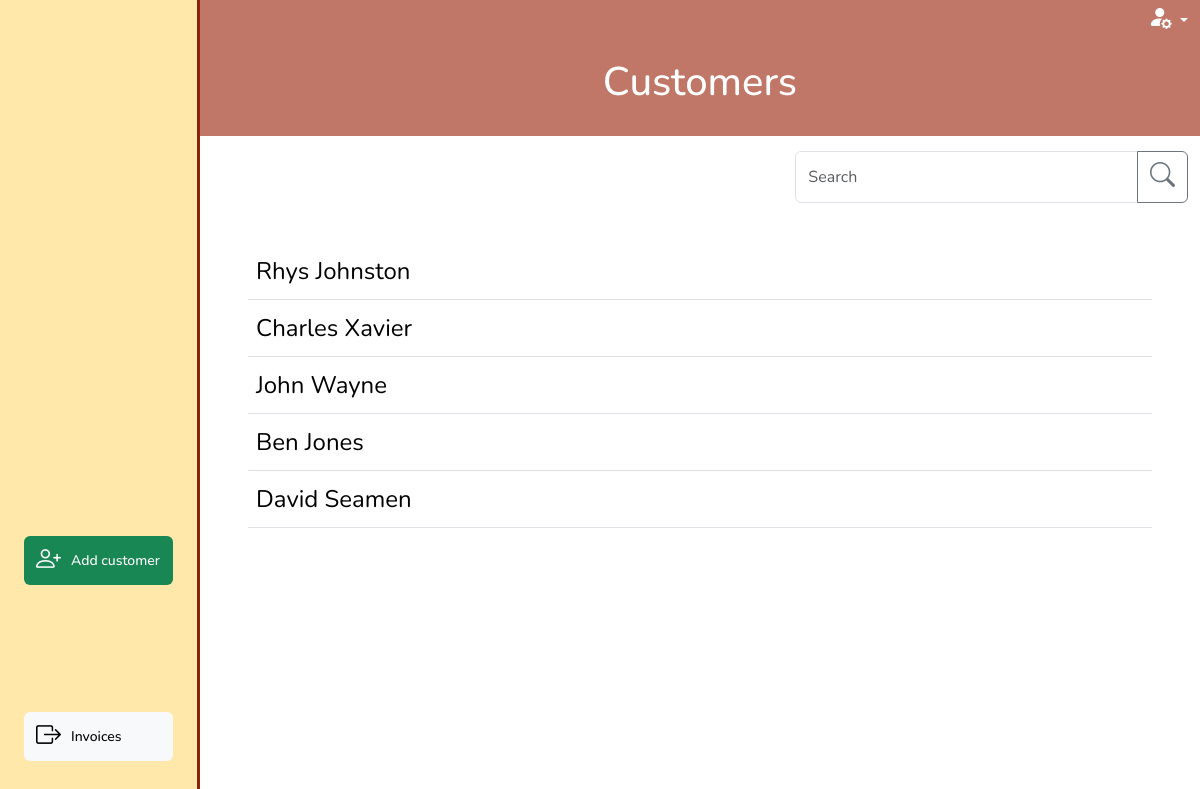
/customers/, run on an earlier commit of the app's database.
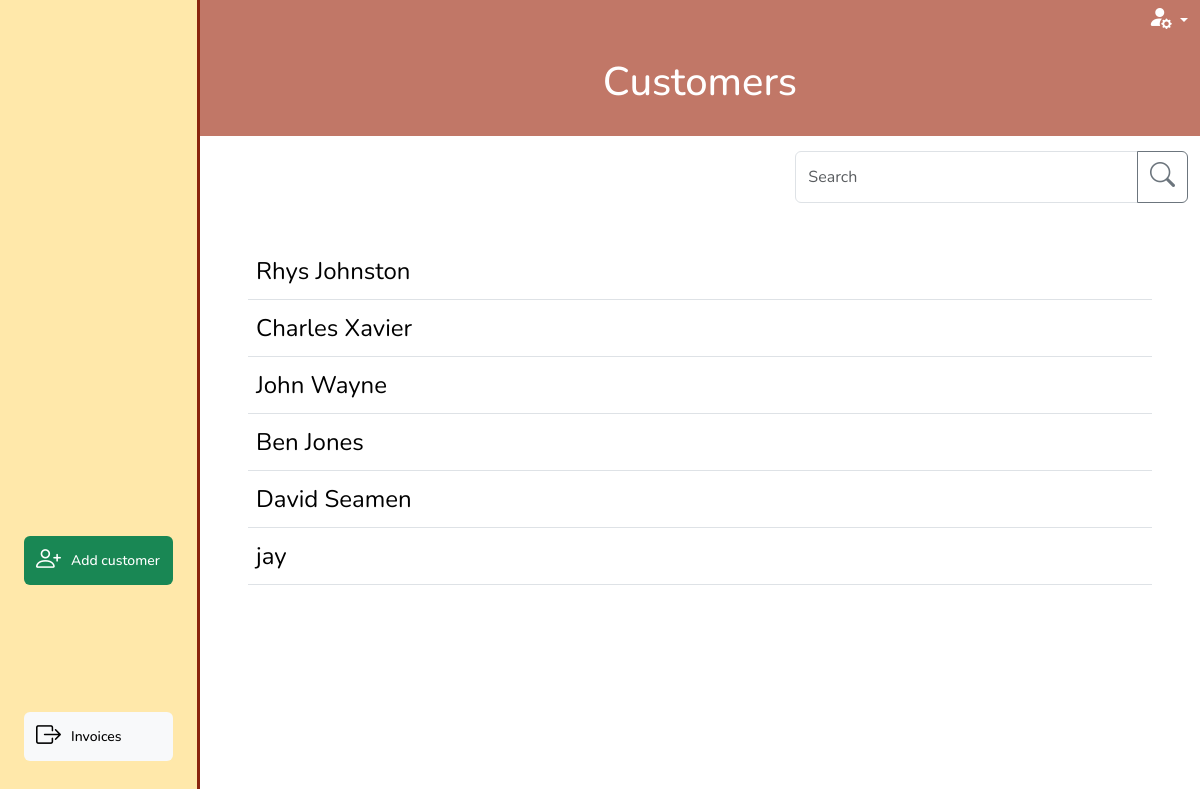
And on a later commit of the database.
### customer/models.py (models this page shows, shortened)
class Customer(models.Model):
    class CustomerType(models.IntegerChoices):
        TRADE = 1, 'Trade'
        PRIVATE = 2, 'Private'
    class PaymentTerms(models.IntegerChoices):
        PIA = 1, 'Payment in advance'
        NET_7 = 2, '7 days'
        NET_14 = 3, '14 days'
        NET_30 = 4, '30 days'
        NET_60 = 5, '60 days'
    name = models.CharField(max_length=20, blank=False, null=False)
    friendly_name = models.CharField(max_length=10, blank=True, null=True)
    type = models.PositiveSmallIntegerField(
        choices=CustomerType.choices, blank=True, null=True)
    address_line_1 = models.CharField(max_length=27, blank=True, null=True)
    address_line_2 = models.CharField(max_length=27, blank=True, null=True)
    city_region = models.CharField(max_length=27, blank=True, null=True)
    postcode = models.CharField(max_length=10, blank=True, null=True)
    contact_number_primary = models.CharField(max_length=20, blank=True, null=True)
    email = models.CharField(max_length=20, blank=True, null=True)
    payment_terms = models.PositiveSmallIntegerField(
        choices=PaymentTerms.choices, blank=True, null=True)
    active = models.BooleanField(default=True, blank=True, null=True)
    slug = models.SlugField(max_length=100, unique=True, blank=False, null=False)

### customer/views.py (the view)
# urls.py: path('', views.customer_list, name='customer_list'),
def customer_list(request):
    customers = Customer.objects.filter(active=True)
    customer_form = CustomerForm()
    previous_url = 'customer_list'
    template = 'customer/customer_list.html'
    context = {
        'customer_list': customers,
        'customer_form': customer_form,
        'previous_url': 'customer_list',
    }
    return render(request, template, context)

### customer/forms.py (called while the page is built)
def add_or_edit_path(slug, type):
    if slug:
        path = reverse('edit_'+type, args=[slug])
    else:
        path = reverse('add_'+type)
    return path

def add_or_edit_modal(slug, type, layout):
    if slug:
        layout
    else:
        layout = Modal(
            layout,
            css_id=type+"_modal",
            title="Add "+type.capitalize(),
            css_class="modal-lg h-100 overflow-y-auto"
        )
    return  layout

### invoice/context_processors.py (called while the page is built)
def user_creds(request):
    return {
        'Mechanic': request.user.groups.filter(name='Mechanic').exists(),
        'Accounts': request.user.groups.filter(name='Accounts').exists(),
        'Foreman': request.user.groups.filter(name='Foreman').exists(),
    }

### customer/templates/customer/customer_list.html (shortened to what this page needs)
{% extends "base_dashboard.html" %}
{% load static %}
{% load crispy_forms_tags %}
{% block css %}
{{block.super}}
<link rel="stylesheet" href="{% static 'invoice/css/invoice.css' %}">
{% endblock %}
{% block page_title %}Customers{% endblock %}Customer List{% block page_heading %}Customers{% endblock %}
{% block side_menu_action_items %}
<a type="button" data-bs-toggle="modal" data-bs-target="#customer_modal" class="btn side-menu-link btn-success"><i
        class="bi bi-person-plus"></i> <span>Add customer</span></a>
{% endblock side_menu_action_items %}
{% block side_menu_nav_items %}
<a href="{% url 'invoice_list' %}" class="btn side-menu-link btn-light"><i
        class="bi bi-box-arrow-right"></i><span>Invoices</span></a>
{% endblock side_menu_nav_items %}
{% block filter_search %}
<div class="col-12 offset-md-7 col-md-5">
    {% include 'includes/searchbar.html' %}
</div>
{% endblock %}
{% block dashboard_content %}
<table class="table table-hover align-middle">
    <tbody id="table-body">
        {% for customer in customer_list %}
        <tr>
            <td scope="row"><a href="{% url 'customer_summary' slug=customer.slug  %}" class="fs-4">{{ customer.name }}</a></td>
        </tr>
        {% endfor %}
    </tbody>
</table>
{% endblock %}

What changed in the data, as far as the page shows it:
added Customer: name "jay"
